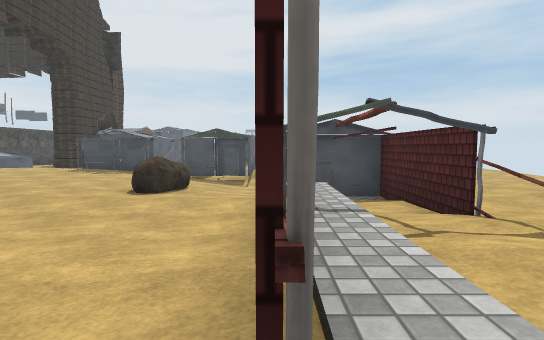
view 1 (above)

24 first-person views from a walk through a 3-D level made in the Unity game engine. The camera is 1.2 m above the floor, tilts 4° down and sees 80° across. The floor is counted in squares, 2 m on a side. Each view is taken from the middle of a square. On the plan, view 1 faces up. The plan holds only what a view shows up to about 10 squares ahead; the rest is blank. The place goes on beyond the plan. The player is left out. Some surface patterns are stand-ins.

view 2
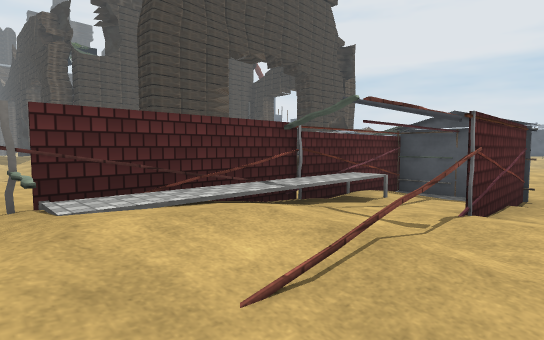

view 3
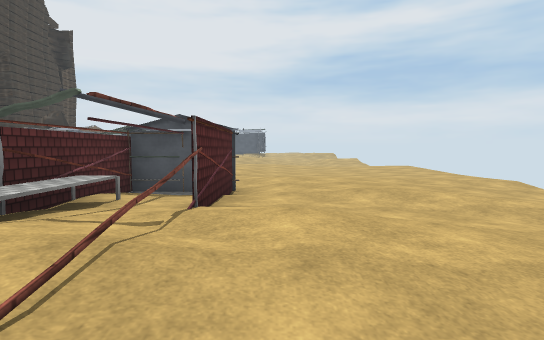

view 4
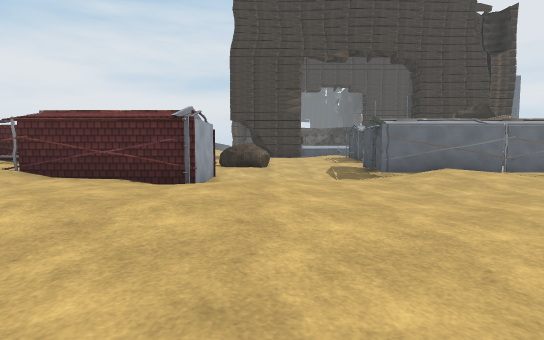

view 5
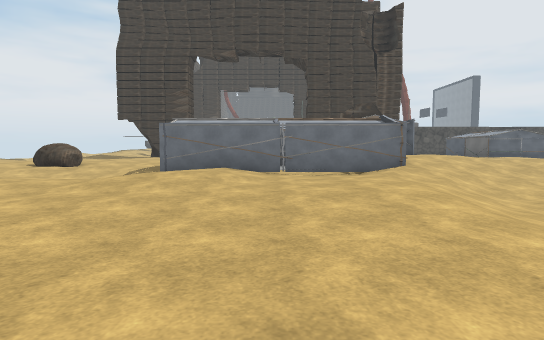

view 6
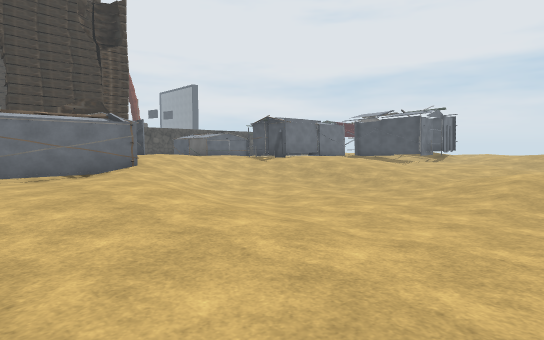

view 7
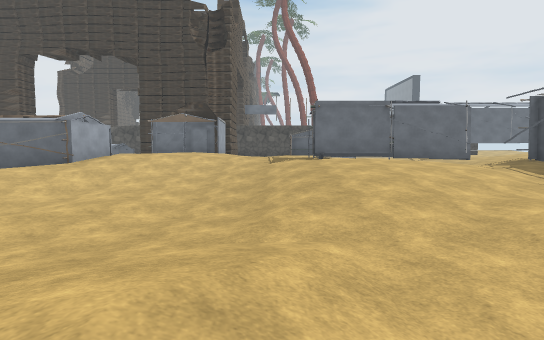

view 8
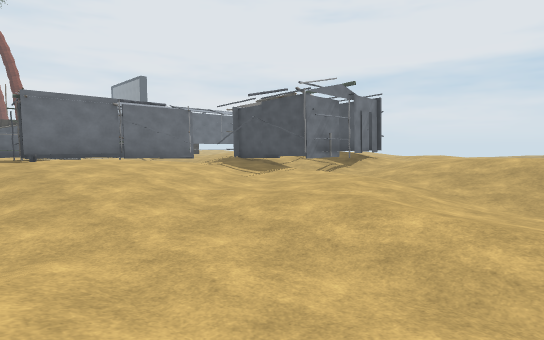

view 9
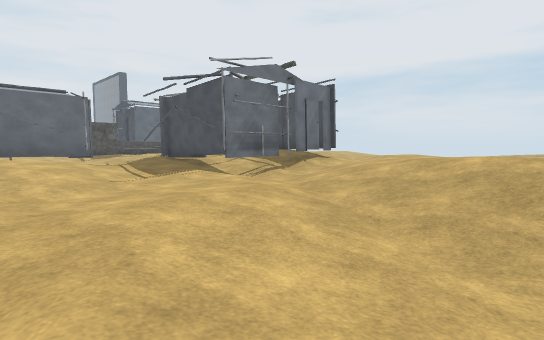

view 10
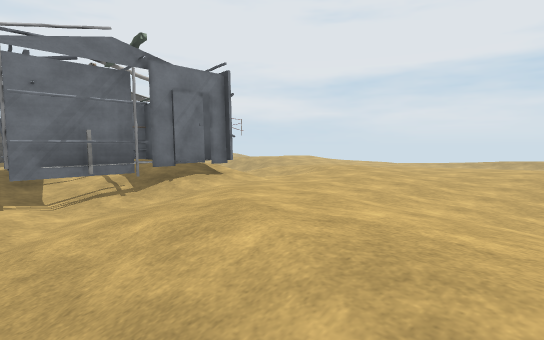

view 11
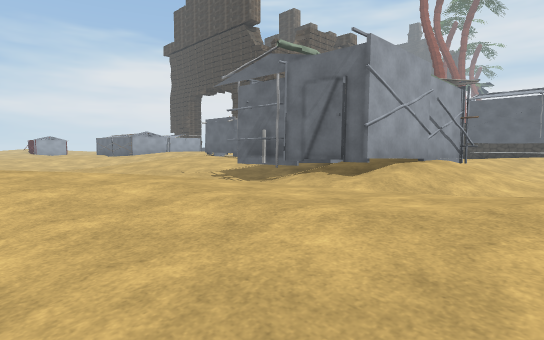

view 12
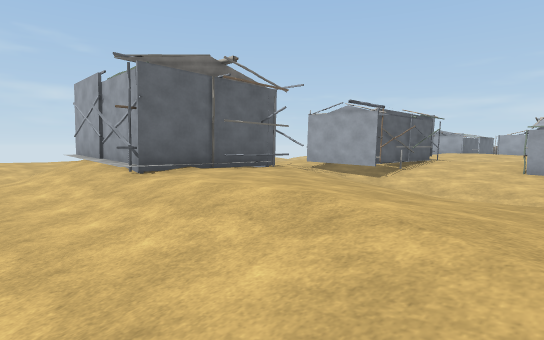

view 13
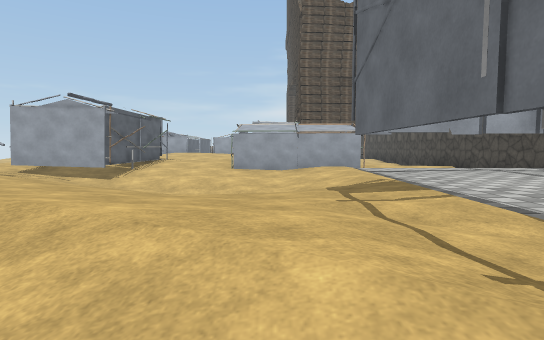

view 14
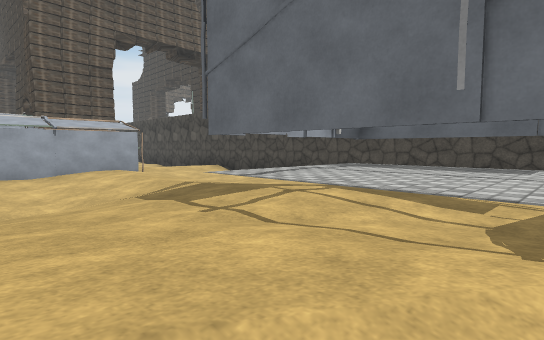

view 15
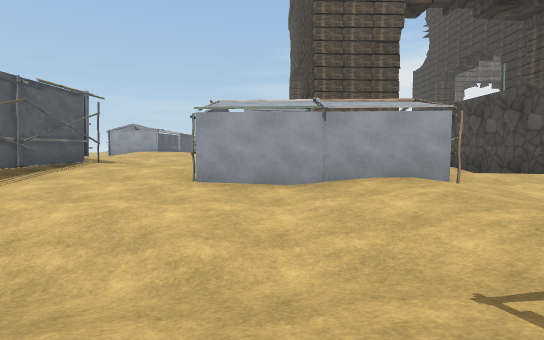

view 16
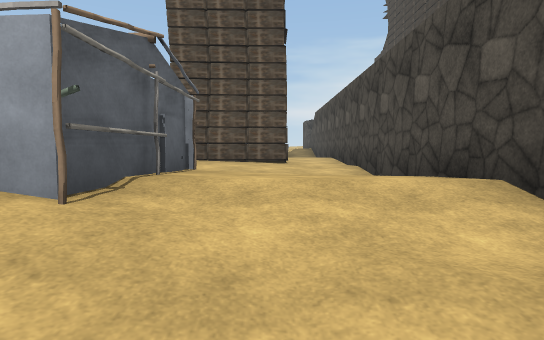

view 17
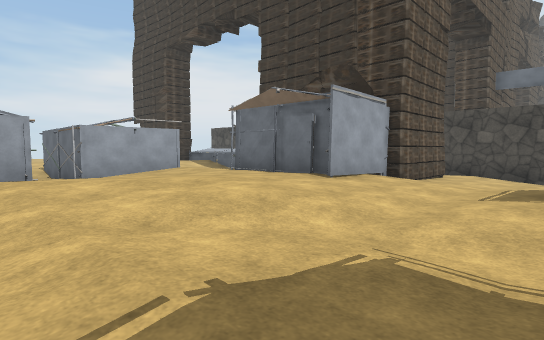

view 18
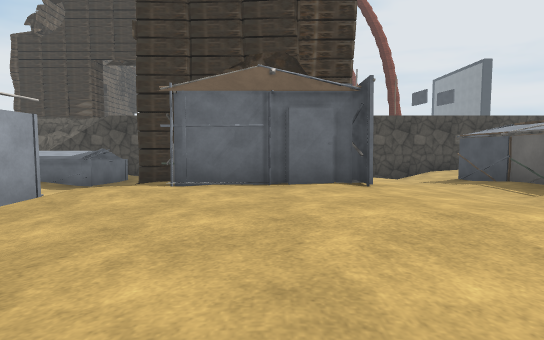

view 19
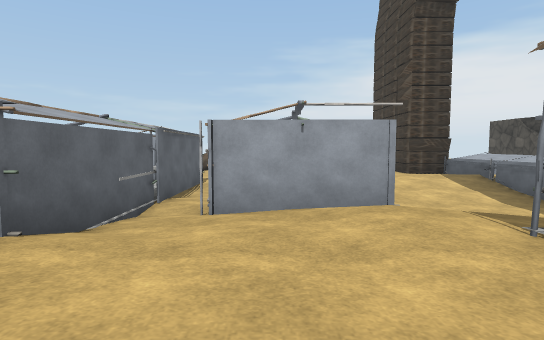

view 20
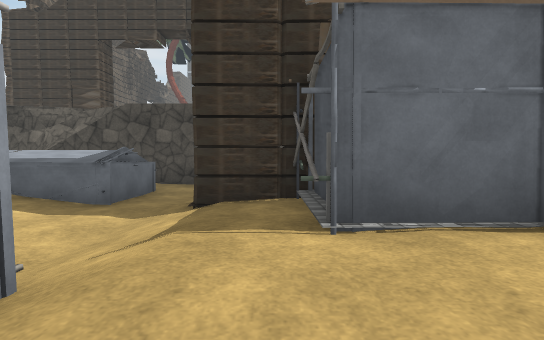

view 21
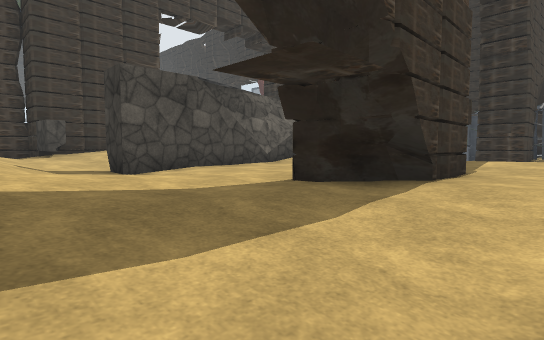

view 22
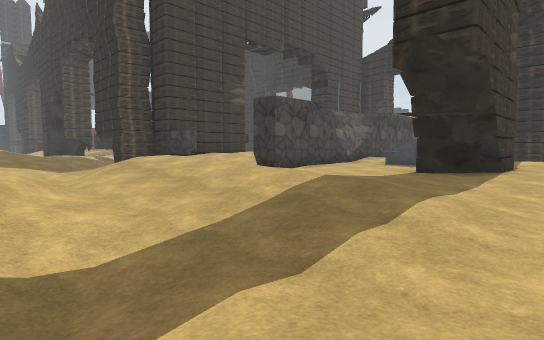

view 23
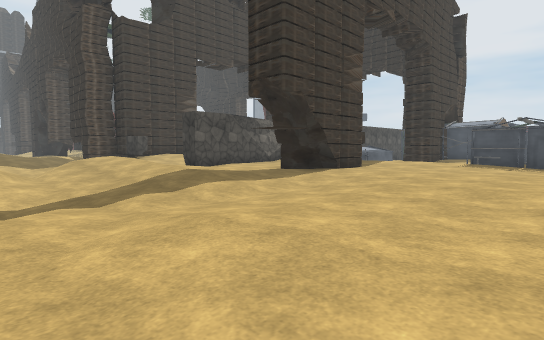

view 24
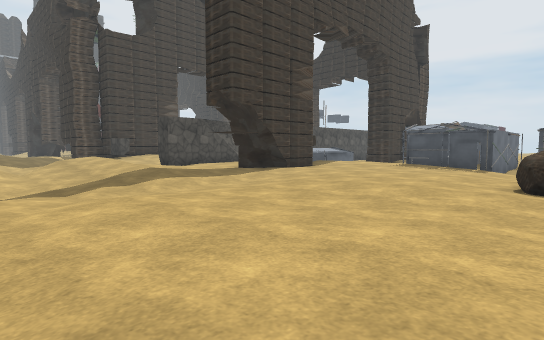

### Floor plan
Key: @ floor where view 1 was taken; # wall or solid block; . main floor; : floor 0.25 m higher than the main floor; - floor 0.25 m lower than the main floor; + floor 0.5 m higher than the main floor; _ floor 0.5 m lower than the main floor; * floor 0.75 m higher than the main floor; < floor 0.75 m lower than the main floor; ( floor 1 m lower than the main floor; ! floor 1.25 m lower than the main floor; / step, stairs or slope; = window, fence, low wall or low ledge; ^ raised ledge; O other object.
Columns run from 21 left of view 1 to 8 right of it. Each row starts with its distance up from view 1.
 37              .__<<<<   _.:..-
 36          OOOO:.-____--_-..:.--
 35        # OOOO::::/./////-...-_
 34        # OOOO..::::OOOOO....--
 33        # OOOO--..::O OOO-.::..
 32        # -----_--.:OOO O_-::::
 31        #__--__<</-.O.OOO</./++
 30        #___-<((!  /-..--____//
 29        #<<_-_<<<(<<-.--__--<</
 28        #_<_-______OO..-___-_<(
 27        #__-OOO----OO:..-____<<
 26        #---OOOO..# O::.-______
 25        #---  OO::#OO::..-_<((<
 24        #__OOOO ...:::..-__<<<_
 23        #<__--.....:..-//<<<_--
 22        #___--.....:.-_<(!((_-
 21        #__--.::::+:._<((!!(<_
 20        #_^##O#O++++.-<(((((<__
 19        #_     O:+++:./((((<<<<
 18            #OOO:::::.-/<((<<<_
 17            #..:::.O#O.--/<<<__
 16            #-./:..OOO-----____
 15        #<<<____  -OOO_--------
 14        #<OO___-O -OOO---------
 13        #   --- O _OOO..---_--
 12       ##   ... O#-OOO...----
 11       #:   :::::..OOO--.---
 10       #/// .......-_< --------
  9       #/.. #......-__ --------
  8       #....#.......-__--......
  7  #+::.#-...#-.....OO-__-.....-
  6 ###:..--....--.......###....--
  5 #/ ::/...:..-_-......#.#....-
  4     +++++::.-_-......#.#.....
  3    //+::.----_-......#:#+:.-
  2  /--_//--_____-....::#+=+:.
  1  ..--  //_<<_--...:::#*+::
  0         .-// --...:::@**:

Positions as (right, up) in squares from view 1, and headings:
1: (0, 0), facing up
2: (3, 0), facing up-left
3: (3, 0), facing up
4: (8, 8), facing left
5: (8, 14), facing left
6: (8, 14), facing up-left
7: (8, 23), facing left
8: (8, 23), facing up-left
9: (8, 26), facing up-left
10: (8, 30), facing up-left
11: (7, 37), facing down-left
12: (-8, 37), facing down-right
13: (-8, 37), facing down
14: (-7, 36), facing down-left
15: (-8, 32), facing down
16: (-12, 29), facing down
17: (-2, 24), facing down-left
18: (-2, 19), facing left
19: (-5, 20), facing down
20: (-5, 17), facing left
21: (-8, 4), facing up-left
22: (-8, 0), facing up-left
23: (-4, 0), facing up-left
24: (-2, 0), facing up-left
